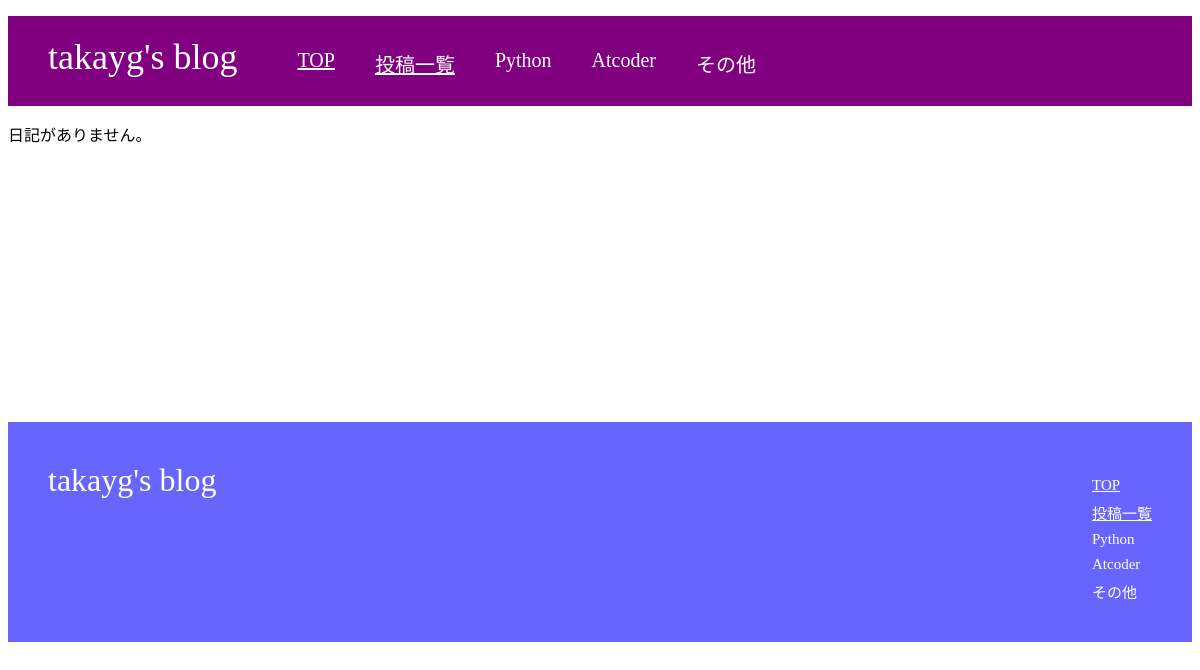
Before: /blog_list/ with the older database file.
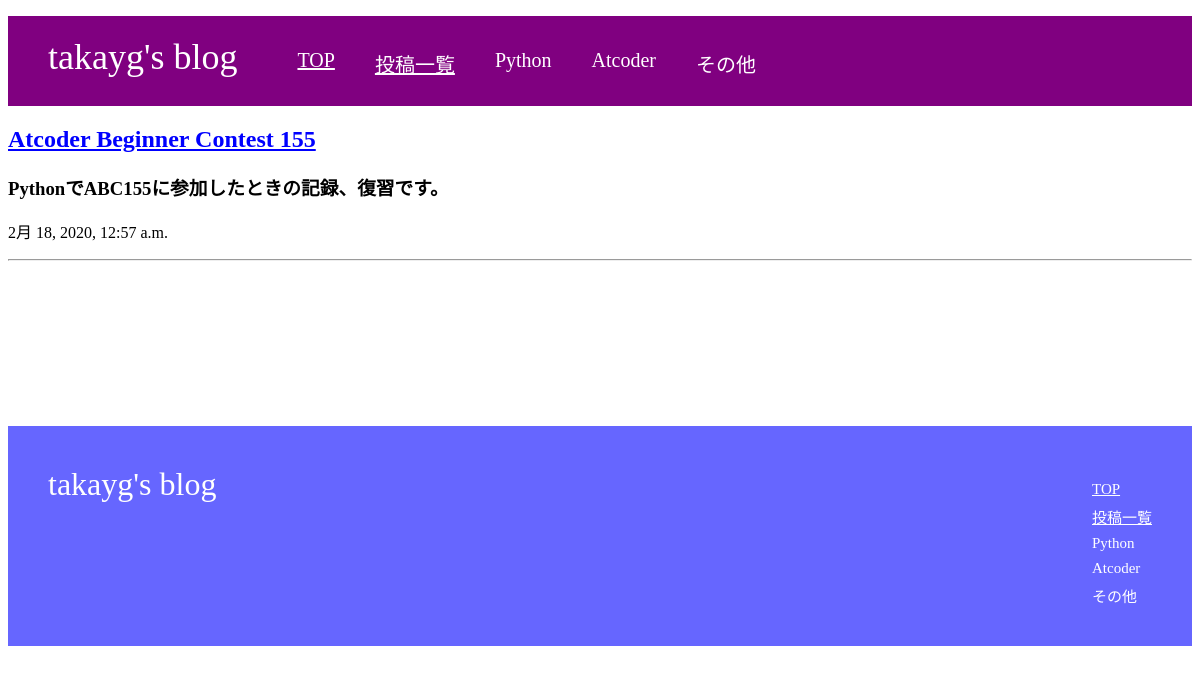
After: the same page with the newer database file.
### blog/models.py (models this page shows, shortened)
class Post(models.Model):
    title = models.CharField(max_length=200)
    explanation = models.CharField(max_length=200, null=True)
    text = MarkdownxField('Contents', help_text='To Write with Markdown format')
    created_date = models.DateTimeField(default=timezone.now)
    published_date = models.DateTimeField(blank=True, null=True)

### blog/views.py (the view)
# urls.py: path('blog_list/', views.BlogListView.as_view(), name="blog_list"),
class BlogListView(generic.ListView):
    model = Post
    template_name = 'blog_list.html'
    context_object_name = 'blog_list'
    paginate_by = 5
    def get_queryset(self):
        blogs = Post.objects.filter(published_date__lte=timezone.now()).order_by('published_date')
        return blogs

### blog/templates/blog_list.html (shortened to what this page needs)
{% load static %}
<!DOCTYPE html>
<html>
    <head>
    <link rel="stylesheet" href="{% static 'css/stylesheet.css' %}" type="text/css">
    </head>
    <body>
        <div class="header">
            <div class="header-logo">takayg's blog</div>
            <div class="header-list">
                <ul>
                    <li><a href="{% url 'blog:index' %}" class="white-link">TOP</a></li>
                    <li><a href="{% url 'blog:blog_list' %}" class="white-link">投稿一覧</a></li>
                    <li>Python</li>
                    <li>Atcoder</li>
                    <li>その他</li>
                </ul>
            </div>
        </div>
        <div class="container">
            <div class="row">
                <div class="my-div-style w-100">
                    <div class="col-lg-8 col-md-10 mx-auto">
                        {% for blog in blog_list %}
                            <div class="post-preview">
                                <a href="{% url 'blog:blog_detail' blog.pk %}">
                                <h2 class="blog-title">
                                    {{ blog.title }}
                                </h2>
                                </a>
                                <h3 class="blog-subtitle">
                                    {{ blog.explanation }}
                                </h3>
                                <p class="blog-meta">{{ blog.created_date }}</p>
                            </div>
                            <hr>
                        {% empty %}
                            <p>日記がありません。</p>
                        {% endfor %}
                    </div>
                </div>
            </div>
        </div>
        <div class="footer">
            <div class="footer-logo">takayg's blog</div>
            <div class="footer-list">
              <ul>
                <li><a href="{% url 'blog:index' %}" class="white-link">TOP</a></li>
                <li><a href="{% url 'blog:blog_list' %}" class="white-link">投稿一覧</a></li>
                <li>Python</li>
                <li>Atcoder</li>
                <li>その他</li>
              </ul>
            </div>
        </div>
    </body>
</html>

Changed rows visible on the page:
added Post: title "Atcoder Beginner Contest 155", explanation "PythonでABC155に参加したときの記録、復習です。", created_date "2月 18, 2020, 12:57 a.m."
Other visible differences:
text no longer shown: "日記がありません。"
